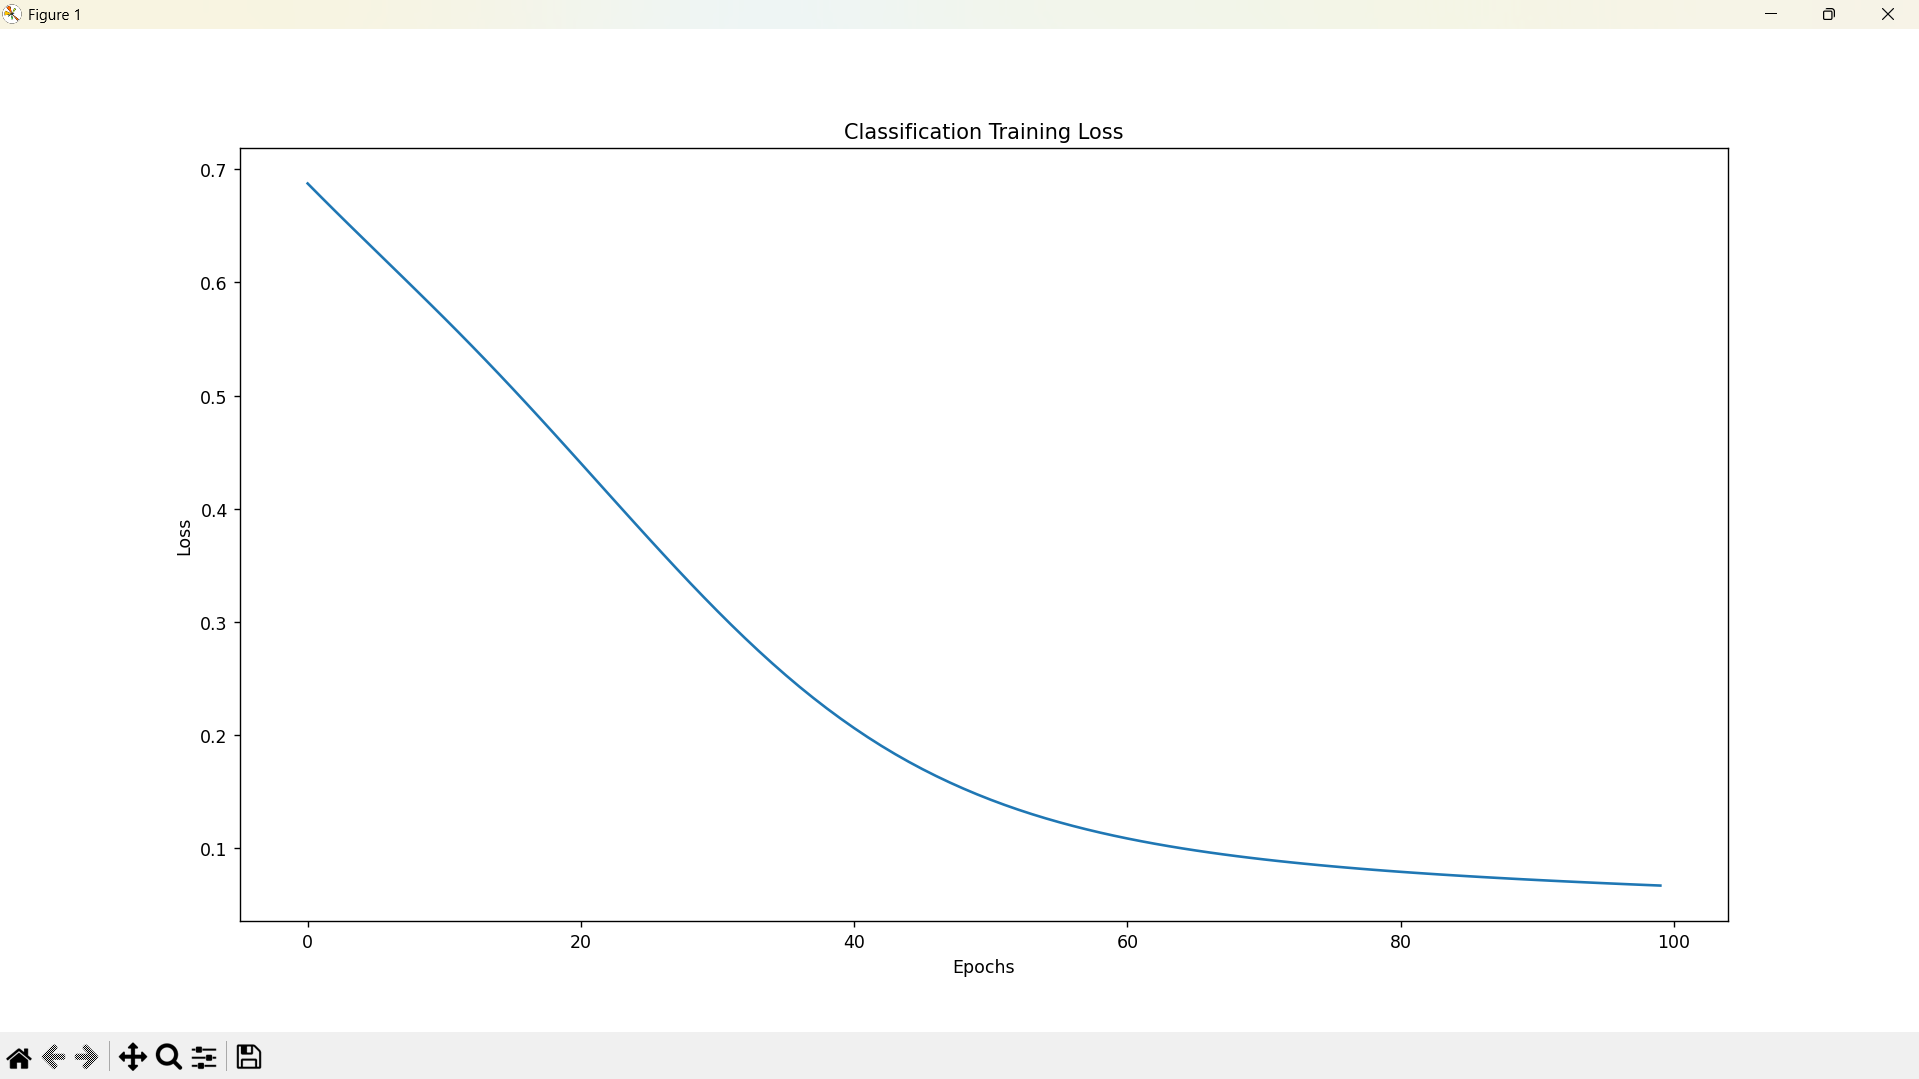

Generate this figure with Python:
import torch
import torch.nn as nn
from sklearn.datasets import load_breast_cancer
from sklearn.model_selection import train_test_split
from sklearn.preprocessing import StandardScaler
import matplotlib.pyplot as plt

# Load dataset
data = load_breast_cancer()
X = data.data
y = data.target

# Preprocess
scaler = StandardScaler()
X = scaler.fit_transform(X)

X_train, X_test, y_train, y_test = train_test_split(X, y, test_size=0.2)

X_train = torch.FloatTensor(X_train)
X_test = torch.FloatTensor(X_test)
y_train = torch.FloatTensor(y_train).view(-1,1)
y_test = torch.FloatTensor(y_test).view(-1,1)

# Model
class ANN(nn.Module):
    def __init__(self):
        super().__init__()
        self.fc1 = nn.Linear(30, 64)
        self.fc2 = nn.Linear(64, 32)
        self.out = nn.Linear(32, 1)

    def forward(self, x):
        x = torch.relu(self.fc1(x))
        x = torch.relu(self.fc2(x))
        return self.out(x)

model = ANN()

# Training
criterion = nn.BCEWithLogitsLoss()
optimizer = torch.optim.Adam(model.parameters(), lr=0.001)

losses = []

for epoch in range(100):
    output = model(X_train)
    loss = criterion(output, y_train)

    losses.append(loss.item())

    optimizer.zero_grad()
    loss.backward()
    optimizer.step()

    if epoch % 10 == 0:
        print(f"Epoch {epoch}, Loss: {loss.item()}")

# Testing
with torch.no_grad():
    preds = torch.sigmoid(model(X_test))
    predicted = (preds > 0.5).float()
    accuracy = (predicted == y_test).float().mean()

print("Accuracy:", accuracy.item())

# Plot
plt.plot(losses)
plt.title("Classification Training Loss")
plt.xlabel("Epochs")
plt.ylabel("Loss")
plt.show()
